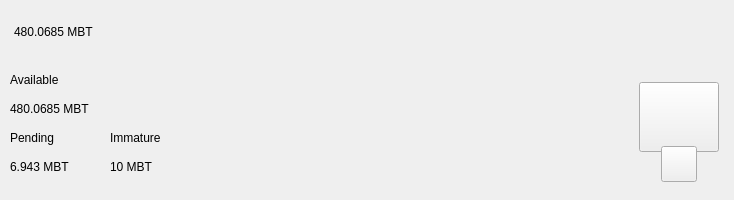
<?xml version="1.0" encoding="UTF-8"?>
<ui version="4.0">
 <class>TopBar</class>
 <widget class="QWidget" name="TopBar">
  <property name="geometry">
   <rect>
    <x>0</x>
    <y>0</y>
    <width>734</width>
    <height>200</height>
   </rect>
  </property>
  <property name="minimumSize">
   <size>
    <width>0</width>
    <height>200</height>
   </size>
  </property>
  <property name="maximumSize">
   <size>
    <width>16777215</width>
    <height>200</height>
   </size>
  </property>
  <property name="windowTitle">
   <string>Form</string>
  </property>
  <layout class="QVBoxLayout" name="verticalLayout_10" stretch="0">
   <property name="spacing">
    <number>0</number>
   </property>
   <property name="leftMargin">
    <number>0</number>
   </property>
   <property name="topMargin">
    <number>0</number>
   </property>
   <property name="rightMargin">
    <number>0</number>
   </property>
   <property name="bottomMargin">
    <number>0</number>
   </property>
   <item>
    <widget class="PFBorderImage" name="containerTop">
     <layout class="QVBoxLayout" name="verticalLayout_11">
      <property name="spacing">
       <number>0</number>
      </property>
      <property name="leftMargin">
       <number>0</number>
      </property>
      <property name="topMargin">
       <number>0</number>
      </property>
      <property name="rightMargin">
       <number>0</number>
      </property>
      <property name="bottomMargin">
       <number>0</number>
      </property>
      <item>
       <widget class="QWidget" name="top_container_2" native="true">
        <property name="minimumSize">
         <size>
          <width>0</width>
          <height>65</height>
         </size>
        </property>
        <layout class="QHBoxLayout" name="top_container">
         <property name="spacing">
          <number>0</number>
         </property>
         <property name="leftMargin">
          <number>14</number>
         </property>
         <property name="topMargin">
          <number>0</number>
         </property>
         <property name="rightMargin">
          <number>14</number>
         </property>
         <property name="bottomMargin">
          <number>0</number>
         </property>
         <item alignment="Qt::AlignVCenter">
          <widget class="QWidget" name="widgetTopAmount" native="true">
           <property name="sizePolicy">
            <sizepolicy hsizetype="Preferred" vsizetype="Maximum">
             <horstretch>0</horstretch>
             <verstretch>0</verstretch>
            </sizepolicy>
           </property>
           <layout class="QHBoxLayout" name="horizontalLayout_5">
            <property name="spacing">
             <number>0</number>
            </property>
            <property name="leftMargin">
             <number>0</number>
            </property>
            <property name="topMargin">
             <number>0</number>
            </property>
            <property name="rightMargin">
             <number>0</number>
            </property>
            <property name="bottomMargin">
             <number>0</number>
            </property>
            <item alignment="Qt::AlignTop">
             <widget class="QLabel" name="labelAmountTopPiv">
              <property name="minimumSize">
               <size>
                <width>0</width>
                <height>36</height>
               </size>
              </property>
              <property name="styleSheet">
               <string notr="true">padding:0px;margin:0px;</string>
              </property>
              <property name="text">
               <string notr="true">480.0685 MBT</string>
              </property>
             </widget>
            </item>
           </layout>
          </widget>
         </item>
         <item>
          <spacer name="horizontalSpacer">
           <property name="orientation">
            <enum>Qt::Horizontal</enum>
           </property>
           <property name="sizeHint" stdset="0">
            <size>
             <width>40</width>
             <height>20</height>
            </size>
           </property>
          </spacer>
         </item>
         <item>
          <layout class="QHBoxLayout" name="horizontalLayout_4">
           <property name="spacing">
            <number>12</number>
           </property>
           <property name="rightMargin">
            <number>0</number>
           </property>
           <item alignment="Qt::AlignRight">
            <widget class="QWidget" name="layoutSync" native="true">
             <property name="minimumSize">
              <size>
               <width>0</width>
               <height>36</height>
              </size>
             </property>
             <property name="maximumSize">
              <size>
               <width>16777215</width>
               <height>36</height>
              </size>
             </property>
             <layout class="QVBoxLayout" name="verticalLayout_9">
              <property name="leftMargin">
               <number>0</number>
              </property>
              <property name="topMargin">
               <number>0</number>
              </property>
              <property name="rightMargin">
               <number>0</number>
              </property>
              <property name="bottomMargin">
               <number>0</number>
              </property>
              <item>
               <widget class="ExpandableButton" name="pushButtonSync" native="true">
                <property name="minimumSize">
                 <size>
                  <width>36</width>
                  <height>36</height>
                 </size>
                </property>
                <property name="maximumSize">
                 <size>
                  <width>16777215</width>
                  <height>36</height>
                 </size>
                </property>
               </widget>
              </item>
             </layout>
            </widget>
           </item>
           <item>
            <widget class="ExpandableButton" name="pushButtonHDUpgrade" native="true">
             <property name="minimumSize">
              <size>
               <width>36</width>
               <height>36</height>
              </size>
             </property>
            </widget>
           </item>
           <item>
            <widget class="ExpandableButton" name="pushButtonStack" native="true">
             <property name="minimumSize">
              <size>
               <width>36</width>
               <height>36</height>
              </size>
             </property>
            </widget>
           </item>
           <item>
            <widget class="ExpandableButton" name="pushButtonColdStaking" native="true">
             <property name="minimumSize">
              <size>
               <width>36</width>
               <height>36</height>
              </size>
             </property>
            </widget>
           </item>
           <item>
            <widget class="ExpandableButton" name="pushButtonConnection" native="true">
             <property name="minimumSize">
              <size>
               <width>36</width>
               <height>36</height>
              </size>
             </property>
            </widget>
           </item>
           <item>
            <widget class="ExpandableButton" name="pushButtonTor" native="true">
             <property name="minimumSize">
              <size>
               <width>36</width>
               <height>36</height>
              </size>
             </property>
            </widget>
           </item>
           <item>
            <widget class="ExpandableButton" name="pushButtonLock" native="true">
             <property name="sizePolicy">
              <sizepolicy hsizetype="Expanding" vsizetype="Expanding">
               <horstretch>0</horstretch>
               <verstretch>0</verstretch>
              </sizepolicy>
             </property>
             <property name="minimumSize">
              <size>
               <width>36</width>
               <height>0</height>
              </size>
             </property>
            </widget>
           </item>
           <item>
            <widget class="ExpandableButton" name="pushButtonTheme" native="true">
             <property name="minimumSize">
              <size>
               <width>36</width>
               <height>36</height>
              </size>
             </property>
             <property name="maximumSize">
              <size>
               <width>16777215</width>
               <height>36</height>
              </size>
             </property>
            </widget>
           </item>
           <item>
            <widget class="ExpandableButton" name="pushButtonFAQ" native="true">
             <property name="minimumSize">
              <size>
               <width>36</width>
               <height>36</height>
              </size>
             </property>
            </widget>
           </item>
          </layout>
         </item>
        </layout>
       </widget>
      </item>
      <item>
       <widget class="QWidget" name="bottom_container" native="true">
        <property name="minimumSize">
         <size>
          <width>0</width>
          <height>135</height>
         </size>
        </property>
        <layout class="QHBoxLayout" name="botton_container">
         <property name="leftMargin">
          <number>10</number>
         </property>
         <property name="topMargin">
          <number>0</number>
         </property>
         <property name="rightMargin">
          <number>10</number>
         </property>
         <property name="bottomMargin">
          <number>10</number>
         </property>
         <item>
          <layout class="QHBoxLayout" name="horizontalLayout_3">
           <property name="bottomMargin">
            <number>9</number>
           </property>
           <item>
            <layout class="QVBoxLayout" name="verticalLayout_7">
             <property name="spacing">
              <number>0</number>
             </property>
             <property name="leftMargin">
              <number>0</number>
             </property>
             <property name="rightMargin">
              <number>30</number>
             </property>
             <item>
              <layout class="QVBoxLayout" name="verticalLayout_2">
               <item>
                <widget class="QLabel" name="labelTitle1">
                 <property name="text">
                  <string>Available</string>
                 </property>
                </widget>
               </item>
               <item>
                <widget class="QLabel" name="labelAmountPiv">
                 <property name="text">
                  <string notr="true">480.0685 MBT</string>
                 </property>
                </widget>
               </item>
              </layout>
             </item>
             <item>
              <layout class="QHBoxLayout" name="horizontalLayout_2">
               <property name="spacing">
                <number>0</number>
               </property>
               <item>
                <layout class="QVBoxLayout" name="verticalLayout_3">
                 <item>
                  <widget class="QLabel" name="labelTitle3">
                   <property name="text">
                    <string>Pending</string>
                   </property>
                  </widget>
                 </item>
                 <item>
                  <widget class="QLabel" name="labelPendingPiv">
                   <property name="text">
                    <string notr="true">6.943 MBT</string>
                   </property>
                  </widget>
                 </item>
                </layout>
               </item>
               <item>
                <spacer name="horizontalSpacer_3">
                 <property name="orientation">
                  <enum>Qt::Horizontal</enum>
                 </property>
                 <property name="sizeType">
                  <enum>QSizePolicy::Fixed</enum>
                 </property>
                 <property name="sizeHint" stdset="0">
                  <size>
                   <width>40</width>
                   <height>20</height>
                  </size>
                 </property>
                </spacer>
               </item>
               <item>
                <layout class="QVBoxLayout" name="verticalLayout_4">
                 <item>
                  <widget class="QLabel" name="labelTitle4">
                   <property name="text">
                    <string>Immature</string>
                   </property>
                  </widget>
                 </item>
                 <item>
                  <widget class="QLabel" name="labelImmaturePiv">
                   <property name="text">
                    <string notr="true">10 MBT</string>
                   </property>
                  </widget>
                 </item>
                </layout>
               </item>
              </layout>
             </item>
            </layout>
           </item>
          </layout>
         </item>
         <item>
          <spacer name="horizontalSpacer_2">
           <property name="orientation">
            <enum>Qt::Horizontal</enum>
           </property>
           <property name="sizeHint" stdset="0">
            <size>
             <width>40</width>
             <height>20</height>
            </size>
           </property>
          </spacer>
         </item>
         <item alignment="Qt::AlignHCenter|Qt::AlignVCenter">
          <widget class="QWidget" name="qrContainer" native="true">
           <property name="sizePolicy">
            <sizepolicy hsizetype="Preferred" vsizetype="Minimum">
             <horstretch>0</horstretch>
             <verstretch>0</verstretch>
            </sizepolicy>
           </property>
           <property name="minimumSize">
            <size>
             <width>90</width>
             <height>110</height>
            </size>
           </property>
           <property name="maximumSize">
            <size>
             <width>90</width>
             <height>110</height>
            </size>
           </property>
           <layout class="QVBoxLayout" name="containerQR">
            <property name="spacing">
             <number>0</number>
            </property>
            <property name="leftMargin">
             <number>5</number>
            </property>
            <property name="topMargin">
             <number>10</number>
            </property>
            <property name="rightMargin">
             <number>5</number>
            </property>
            <property name="bottomMargin">
             <number>0</number>
            </property>
            <item>
             <widget class="QPushButton" name="btnQr">
              <property name="minimumSize">
               <size>
                <width>70</width>
                <height>70</height>
               </size>
              </property>
              <property name="maximumSize">
               <size>
                <width>16777215</width>
                <height>70</height>
               </size>
              </property>
              <property name="focusPolicy">
               <enum>Qt::NoFocus</enum>
              </property>
              <property name="text">
               <string/>
              </property>
              <property name="iconSize">
               <size>
                <width>70</width>
                <height>70</height>
               </size>
              </property>
             </widget>
            </item>
            <item>
             <spacer name="verticalSpacer">
              <property name="orientation">
               <enum>Qt::Vertical</enum>
              </property>
              <property name="sizeType">
               <enum>QSizePolicy::Fixed</enum>
              </property>
              <property name="sizeHint" stdset="0">
               <size>
                <width>20</width>
                <height>20</height>
               </size>
              </property>
             </spacer>
            </item>
            <item alignment="Qt::AlignHCenter|Qt::AlignBottom">
             <widget class="QPushButton" name="pushButtonQR">
              <property name="minimumSize">
               <size>
                <width>36</width>
                <height>36</height>
               </size>
              </property>
              <property name="maximumSize">
               <size>
                <width>36</width>
                <height>36</height>
               </size>
              </property>
              <property name="focusPolicy">
               <enum>Qt::NoFocus</enum>
              </property>
              <property name="text">
               <string/>
              </property>
             </widget>
            </item>
           </layout>
          </widget>
         </item>
        </layout>
       </widget>
      </item>
     </layout>
    </widget>
   </item>
  </layout>
 </widget>
 <customwidgets>
  <customwidget>
   <class>ExpandableButton</class>
   <extends>QWidget</extends>
   <header>qt/pivx/expandablebutton.h</header>
   <container>1</container>
  </customwidget>
  <customwidget>
   <class>PFBorderImage</class>
   <extends>QFrame</extends>
   <header>qt/pivx/pfborderimage.h</header>
   <container>1</container>
  </customwidget>
 </customwidgets>
 <resources/>
 <connections/>
</ui>
